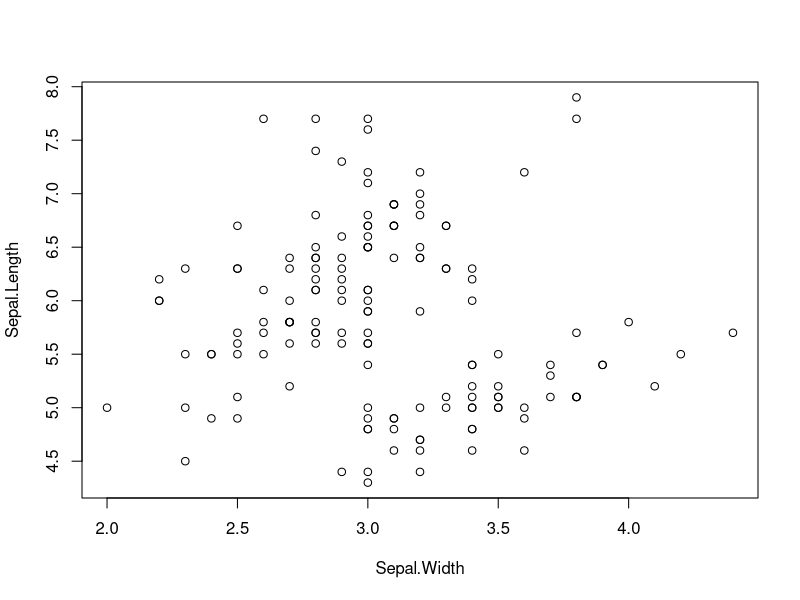
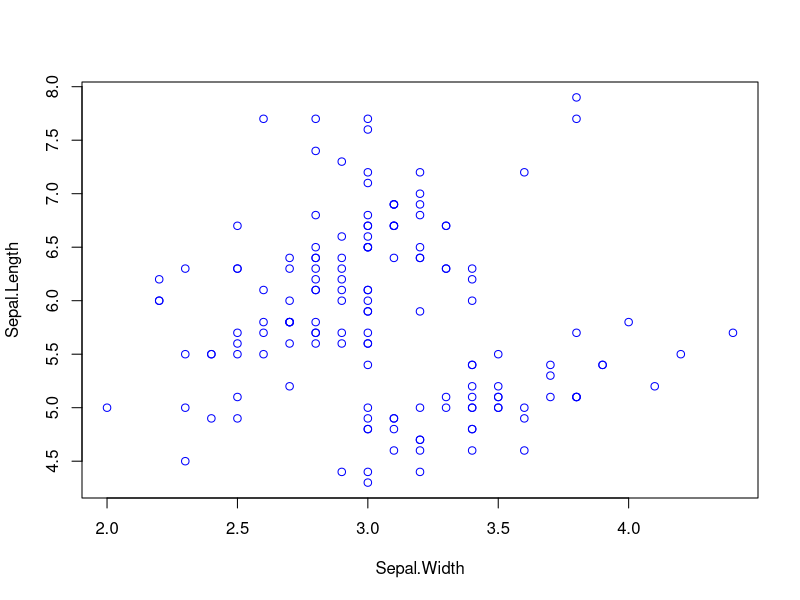
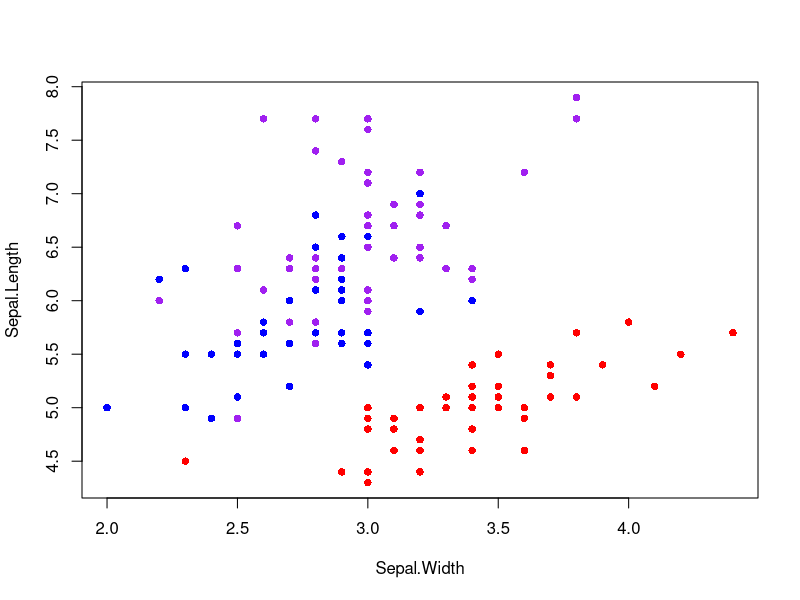
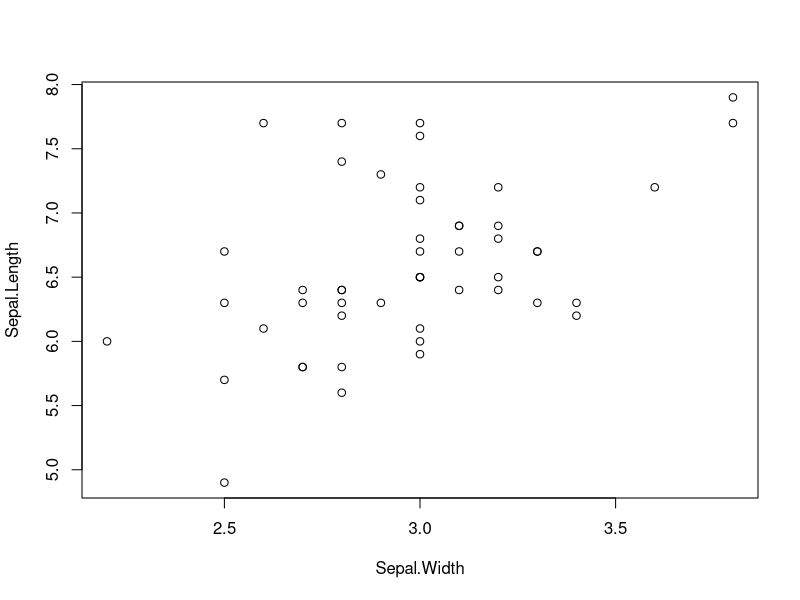
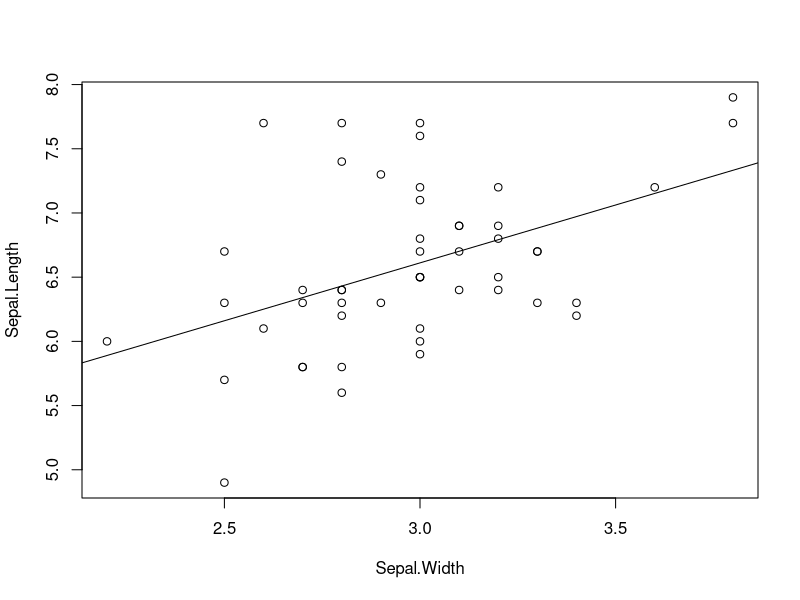
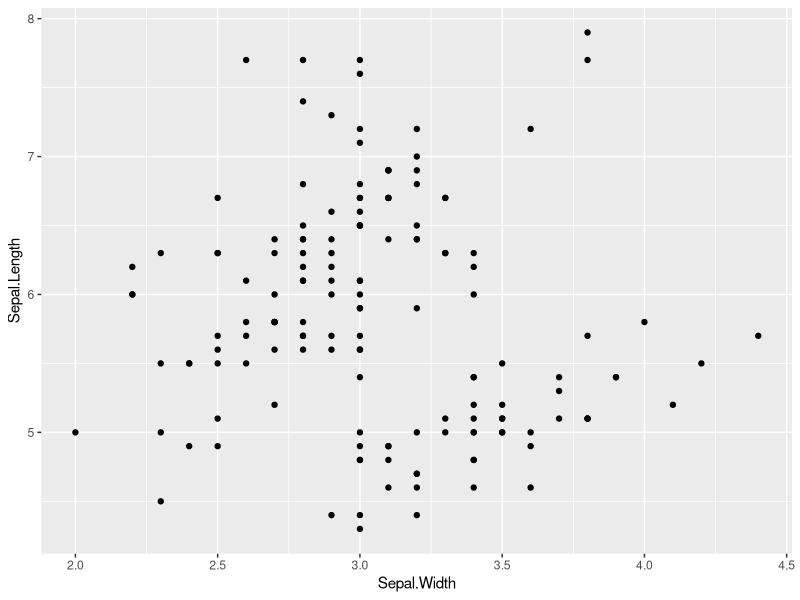
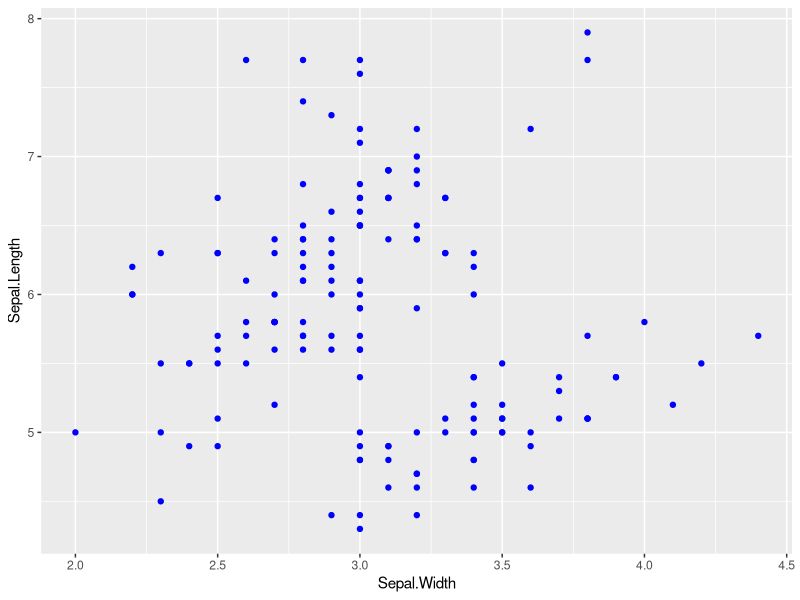
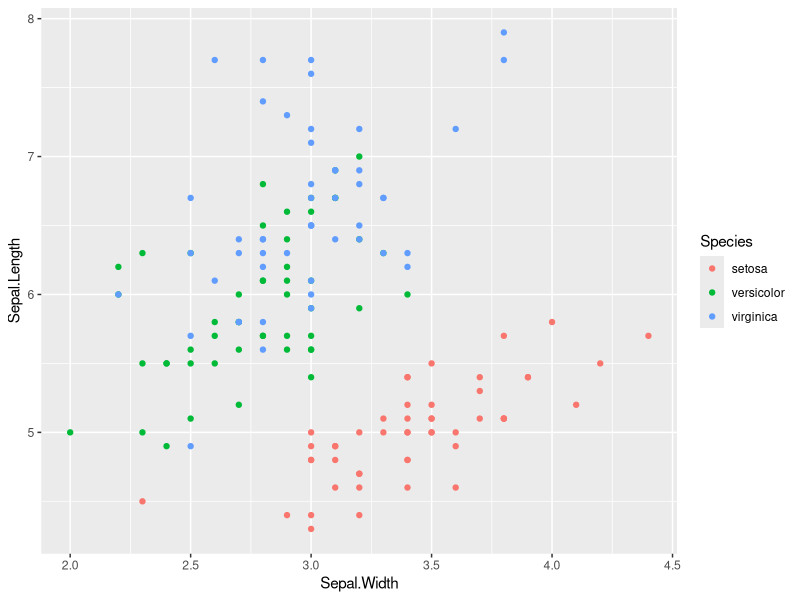

The R source for these figures, in order:
# LOAD Anderson'S IRIS DATA #################
data(iris) # load data (already exists in base R)
head(iris)

# VISUALIZING DATA -- CONTINUOUS VARIABLES #########
## Scatterplots in base R ######

### plot sepal length by width ####
plot(Sepal.Length~Sepal.Width, data=iris)

plot(Sepal.Length~Sepal.Width, data=iris, col="blue")

plot(Sepal.Length~Sepal.Width, data=iris, 
     pch=16, col=c("red","blue","purple")[iris$Species] ) # pch makes solid dots w/ separate color for each species

### plot only the data for Iris virginica ####
plot(Sepal.Length~Sepal.Width, data=iris[iris$Species=='virginica',]) ## use brackets to select the columns you want
                                                                      ## read '==' as 'exactly equals'; one '=' doesnt work here

## plot data and add trendline
plot(Sepal.Length~Sepal.Width, data=iris[iris$Species=='virginica',])
abline(lm(Sepal.Length~Sepal.Width, data=iris[iris$Species=='virginica',]))  ## adds line from lm


## Scatterplots in ggplot2 ########
library(tidyverse) ## install tidyverse if necessary

### plot sepal length by width ####
ggplot(data=iris, aes(x=Sepal.Width, y=Sepal.Length)) +                                               
  geom_point() ## compare to line 14

ggplot(data=iris, aes(x=Sepal.Width, y=Sepal.Length)) +                                               
  geom_point(color='blue') ## compare to line 18. Coloring all points the same color is done through geom_point()

ggplot(data=iris, aes(x=Sepal.Width, y=Sepal.Length, color=Species)) +   #for color-coding by species, it must be called in the aes()                                            
  geom_point() ## compare to line 22.

ggplot(data=iris, aes(x=Sepal.Width, y=Sepal.Length, color=Species)) +                                            
  geom_point() + facet_wrap(~Species) ## compare to line 20. facet_wrap() separates into different panels

### plot Sepal.Length by Sepal.Width only the data for Iris virginica ####
ggplot(data=iris %>% filter(Species=='virginica'), aes(x=Sepal.Width, y=Sepal.Length)) +                                               
  geom_point()  ## compare to line 22

### plot data and add trendline ####
ggplot(data=iris %>% filter(Species=='virginica'), aes(x=Sepal.Width, y=Sepal.Length)) +                                               
  geom_point() +
  geom_smooth(method='lm')    ## geom_smooth() adds a regression line and method='lm' says use a linear model. Can fit other types of lines.


### add trendline for all three species  ####                                                                 
ggplot(data=iris, aes(x=Sepal.Width, y=Sepal.Length, color=Species)) + 
  geom_point() +
  geom_smooth(method='lm')

ggplot(data=iris, aes(x=Sepal.Width, y=Sepal.Length)) + 
  geom_point(color="blue") +   ## color outside of aes() changes color of all points (ie. not mapped to a column)
  facet_wrap(~Species) +
  geom_smooth(method='lm')


## Make fancy scatterplots #################################
library(viridis) ## install viridis package if necassary

### default plot for Sepal.Length by Sepal.Width for all three species ####
ggplot(data=iris, aes(x=Sepal.Width, y=Sepal.Length, color=Species)) +          
  geom_point() + geom_smooth(method='lm')

### change theme to new default for better looking plot ####
ggplot(data=iris, aes(x=Sepal.Width, y=Sepal.Length, color=Species)) +          
  geom_point() + geom_smooth(method='lm') +
  theme_bw()

ggplot(data=iris, aes(x=Sepal.Width, y=Sepal.Length, color=Species)) +          
  geom_point(size=3) + geom_smooth(method='lm') + ## change point size to make them bigger
  scale_color_viridis(discrete=T) +               ## change points to a color-blind friendly palette. Can specify specific colors
  theme_bw()


### same plot as above, but plot species with different shaped points ####
ggplot(data=iris, aes(x=Sepal.Width, y=Sepal.Length, shape=Species)) +          
  geom_point(size=3) + geom_smooth(method='lm') +                               
  scale_shape_manual(values=c("circle","square","triangle")) +        ## change shapes. 'shape' must match call in aes()
  theme_bw()

### same plot as above, but plot species by both shape and color ####
ggplot(data=iris, aes(x=Sepal.Width, y=Sepal.Length, shape=Species, color=Species)) +          ## color= in aes() changes point shape mapped to a column in iris
  geom_point(size=3) + geom_smooth(method='lm') +                               ## change point size to make them bigger
  scale_color_viridis(discrete=T) +               ## change points to a color-blind friendly palette
  scale_shape_manual(values=c("circle","square","triangle")) +                  ## change shapes
  theme_bw()

### same plot as above, but plot species by both shape and color ####
ggplot(data=iris, aes(x=Sepal.Width, y=Sepal.Length, shape=Species, color=Species)) +          ## color= in aes() changes point shape mapped to a column in iris
  geom_point(size=3) + geom_smooth(method='lm') +                               ## change point size to make them bigger
  scale_color_viridis(discrete=T) +               ## change points to a color-blind friendly palette
  scale_shape_manual(values=c("circle","square","triangle")) +                  ## change shapes
  facet_wrap(~Species) +
  theme_bw(base_size = 14) # increase font size


## BREAKOUT GROUP CHALLENGE Part 1 ##############################################

### Use the mtcars dataset ####
data(mtcars)
?mtcars
head(mtcars)

# 1. Plot x=mpg by y=hp  
# 2. Color code points by wt
# 3. Add trendline. Make the background white. theme_bw is okay, if time try playing around with other themes.
# 4. Facet wrap by cylinders
# 5. Add some regression lines


# VISUALIZING DATA -- CATEGORICAL VARIABLES #########
## Boxplots in base R #############
data(iris) # load data (already exists in base R)
head(iris)
View(iris)

### plot Sepal.Length by Species ####
plot(Sepal.Length~Species, data=iris) #make boxplot

### plot Sepal.Length by Species with color ####
plot(Sepal.Length~Species, data=iris, col=c("red","blue","purple")) #make boxplot with color


## PLOTS FOR CATEGORICAL DATA IN GGPLOT ##########

### boxplot of Sepal.Length by Species ####
ggplot(iris, aes(x=Species, y=Sepal.Length)) + geom_boxplot()

### boxplot w/ points for Sepal.Length by Species ####
ggplot(iris, aes(x=Species, y=Sepal.Length)) + geom_boxplot() + 
  geom_point()

### boxplot w/ jittered points for Sepal.Length by Species ####
ggplot(iris, aes(x=Species, y=Sepal.Length)) + geom_boxplot() + 
  geom_jitter()

### boxplot w/ jittered points for Sepal.Length by Species (fix jittering) ####
ggplot(iris, aes(x=Species, y=Sepal.Length)) + geom_boxplot(outlier.shape=NA) + 
  geom_jitter(height=0, width=.15)

### dotplot for Sepal.Length by Species (fix jittering) ####
ggplot(iris, aes(x=Species, y=Sepal.Length)) + 
  geom_dotplot(binaxis = "y", stackdir = "center") 

### violin plot for Sepal.Length by Species ####
ggplot(iris, aes(x=Species, y=Sepal.Length)) + geom_violin(trim=F)  

### violin plot (w/ dotplot) for Sepal.Length by Species ####
ggplot(iris, aes(x=Species, y=Sepal.Length)) + geom_violin(trim=F) + 
  geom_dotplot(binaxis = "y", stackdir = "center") 

### violin plot (w/ boxplot) for Sepal.Length by Species ####
ggplot(iris, aes(x=Species, y=Sepal.Length)) + geom_violin(trim=F, bw=.5) + 
  geom_boxplot(width=.1)


## ADDING COLOR AND MEANS TO GGPLOTS #############################

### change color of boxes ####
ggplot(iris, aes(x=Species, y=Sepal.Length, fill=Species)) + 
  geom_boxplot(outlier.shape=NA) + 
  geom_jitter(height=0, width=.15) + 
  scale_fill_viridis(discrete=T)               ## change points to a color-blind friendly palette

### boxplot of Sepal.Length by Species w/ mean ####
ggplot(iris, aes(x=Species, y=Sepal.Length, fill=Species)) + 
  geom_boxplot(outlier.shape=NA) + 
  geom_jitter(height=0, width=.15) + 
  scale_fill_viridis(discrete=T)  +             
  stat_summary(fun=mean, geom="point", size=4, color="red") ## add point for mean

### boxplot of Sepal.Length by Species w/ mean and BW theme ####
ggplot(iris, aes(x=Species, y=Sepal.Length, fill=Species)) + 
  geom_boxplot(outlier.shape=NA) + 
  geom_jitter(height=0, width=.15) + 
  scale_fill_viridis(discrete=T)  +             
  stat_summary(fun=mean, geom="point", size=4, color="red") +
  theme_bw(base_size = 16) 


### setup plot for saving as .tiff file ####
plot1 <- ggplot(iris, aes(x=Species, y=Sepal.Length, fill=Species)) +  ## plot now saved as object called 'plot1'
  geom_boxplot(outlier.shape=NA) + 
  geom_jitter(height=0, width=.15) + 
  scale_fill_viridis(discrete=T)  +             
  stat_summary(fun=mean, geom="point", size=3, color="red") +
  theme_bw(base_size = 16) 


### save as .tiff file ####
ggsave("ExamplePlot.tiff", plot1, width=4, height=3, units="in", dpi=300)

## BREAKOUT GROUP CHALLENGE Part 2 ###############################################

### Use the mtcars dataset ####
data(mtcars)
?mtcars
head(mtcars)

# 1. Make a boxplot of mpg for the three cyl groups. You should have three boxes. If only one, why? (hint: what type of variable is cyl)
# 2. Change colors, themes, etc.
# 3. Add jittered datapoints on the graph
# 4. ADVANCED: have x-axis cyl and fill boxplots by gear (engine type)


